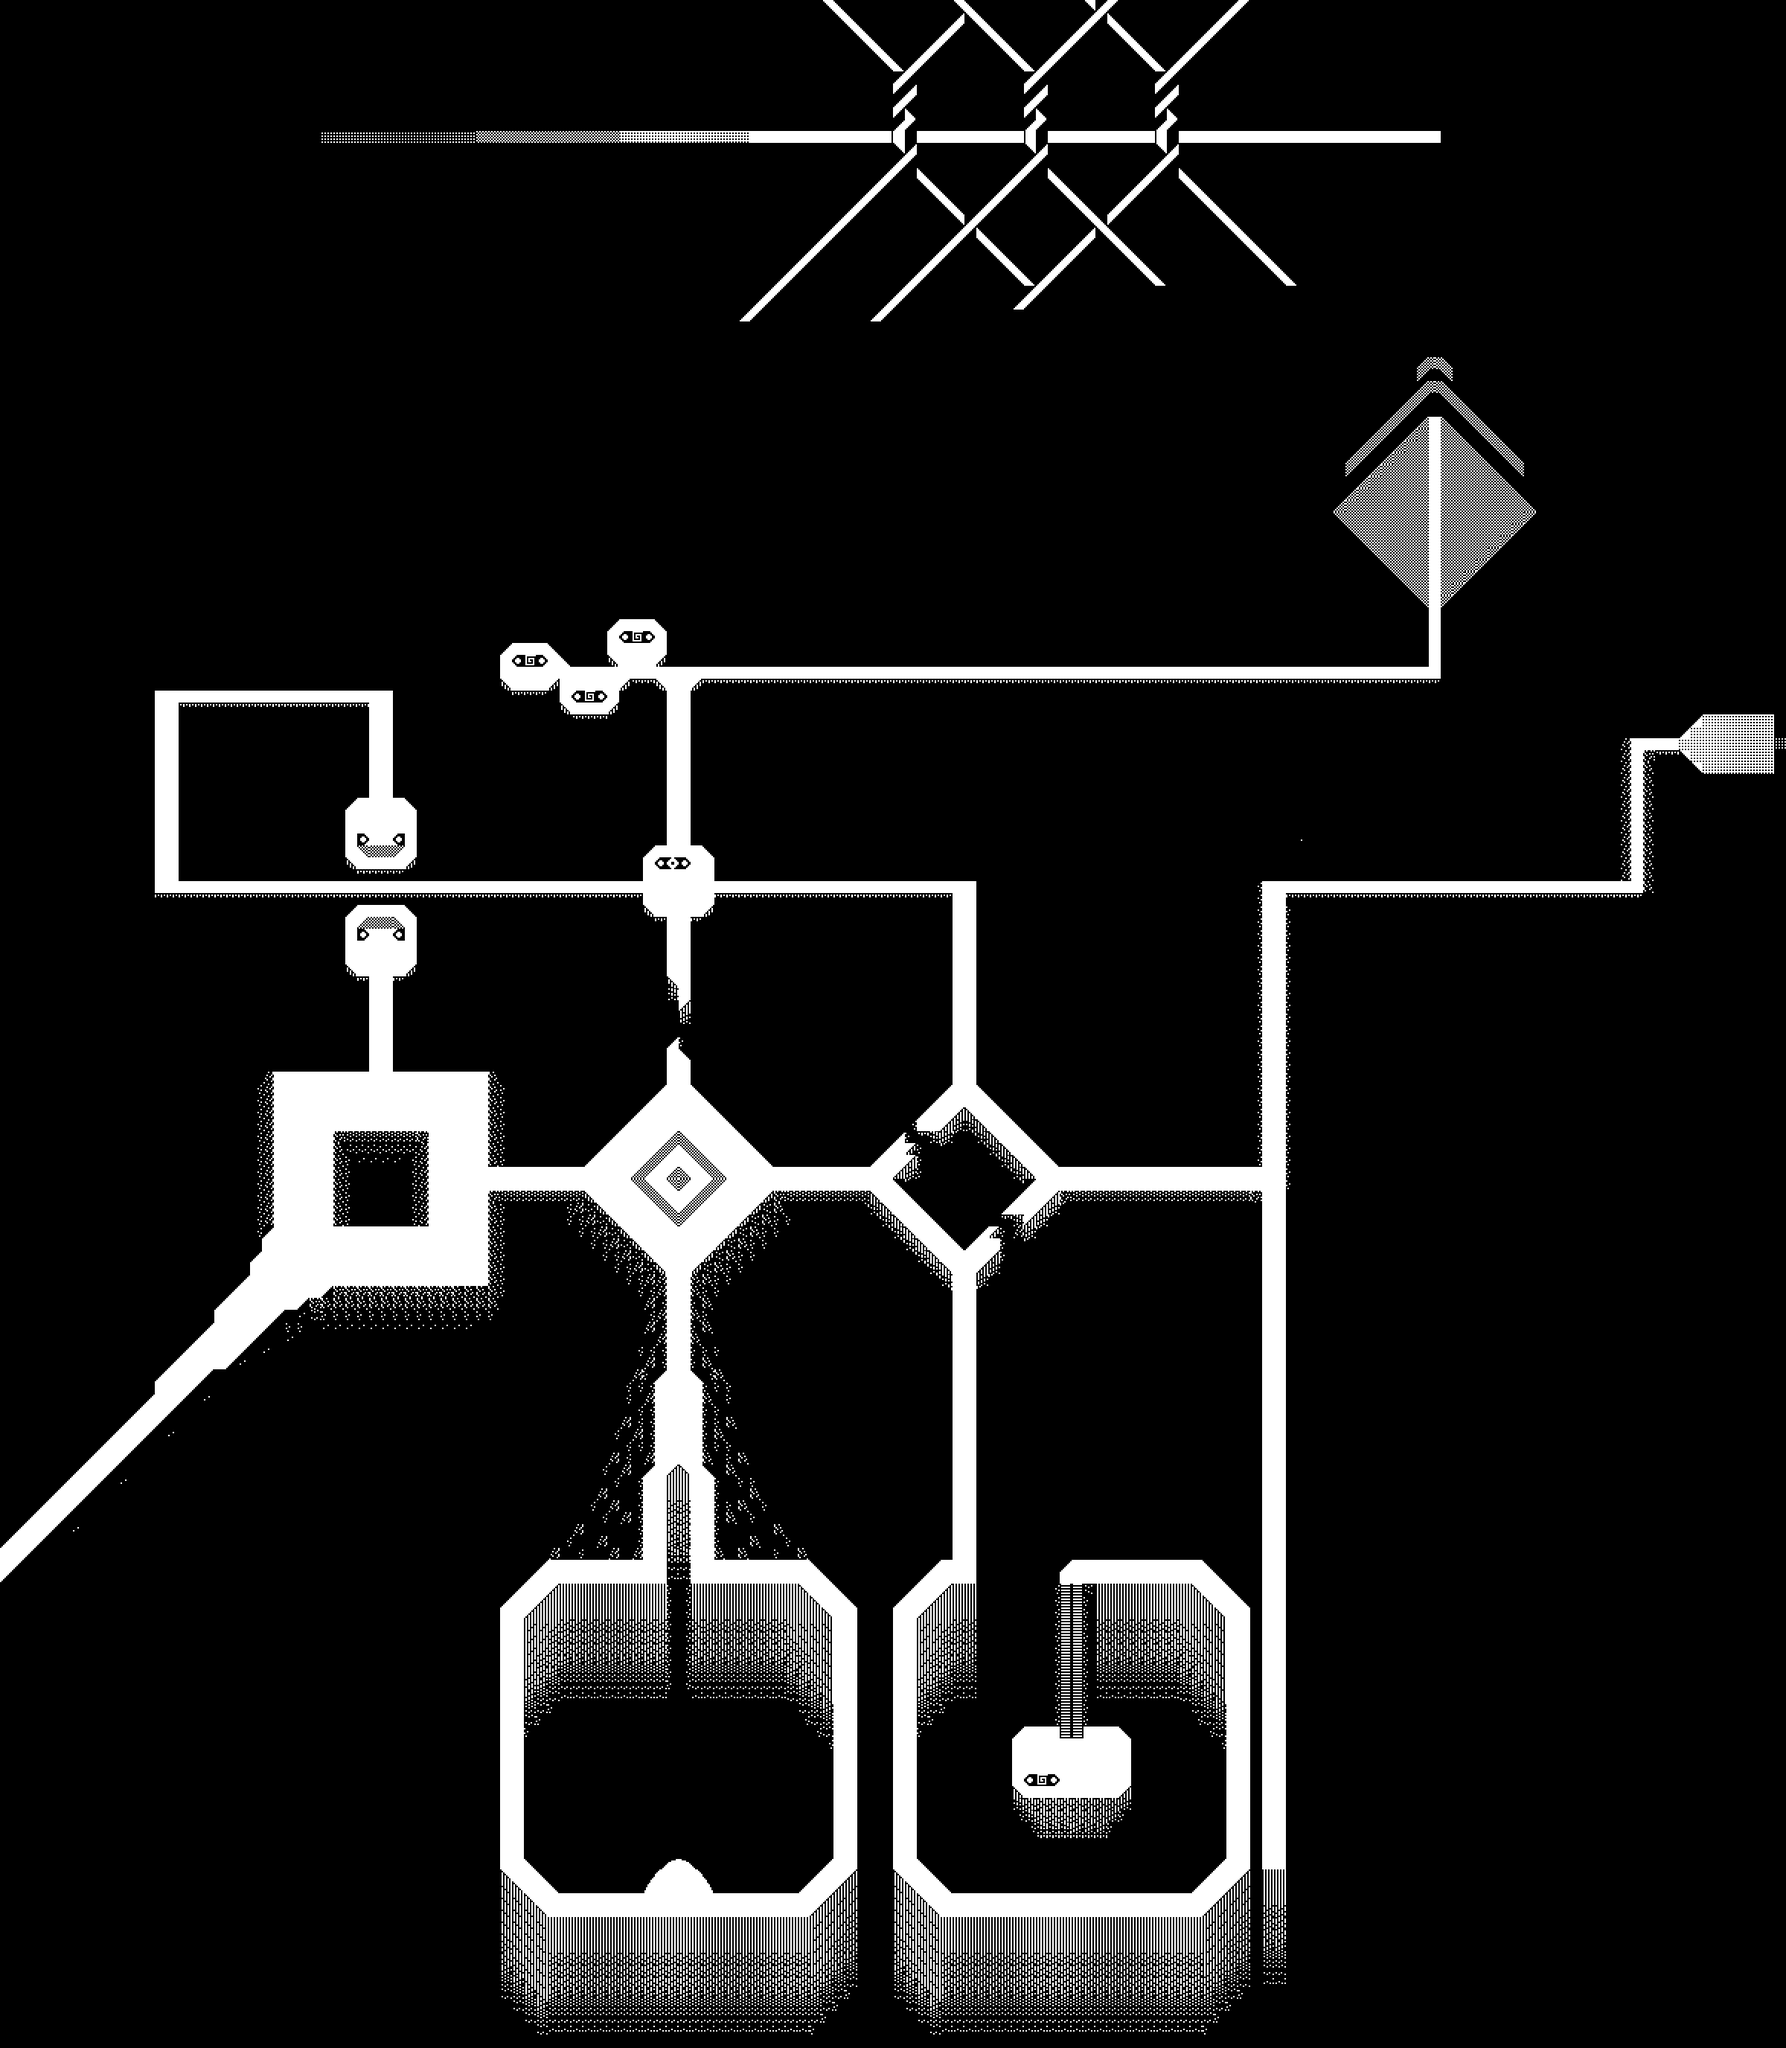

Tiled map render using the project's own tile images. Description and the map definition, with tile-layer contents summarised, below:
An orthogonal 150x172 tile map with 16x16 px tiles, 3 tile layers (background, blocked, overground), 3 tilesets and 44 objects (31x treeB, 4x door, sign, return, wheel, ...).

<map version="1.0" tiledversion="1.1.5" orientation="orthogonal" renderorder="right-down" width="150" height="172" tilewidth="16" tileheight="16" infinite="0" nextobjectid="89">
 <tileset firstgid="1" name="map_tileset" tilewidth="16" tileheight="16" tilecount="180" columns="20">
  <image source="../images/tileset3s.png" width="320" height="144" />
 </tileset>
 <tileset firstgid="181" name="ancientTree" tilewidth="16" tileheight="16" tilecount="800" columns="20">
  <image source="../images/tree.png" width="320" height="640" />
  <tile id="1">
   <animation>
    <frame tileid="1" duration="250" />
    <frame tileid="2" duration="256" />
   </animation>
  </tile>
  <tile id="2">
   <animation>
    <frame tileid="1" duration="298" />
    <frame tileid="2" duration="305" />
   </animation>
  </tile>
  <tile id="21">
   <animation>
    <frame tileid="21" duration="300" />
    <frame tileid="22" duration="303" />
   </animation>
  </tile>
  <tile id="22">
   <animation>
    <frame tileid="21" duration="400" />
    <frame tileid="22" duration="404" />
   </animation>
  </tile>
  <tile id="41">
   <animation>
    <frame tileid="41" duration="399" />
    <frame tileid="42" duration="397" />
   </animation>
  </tile>
  <tile id="42">
   <animation>
    <frame tileid="41" duration="403" />
    <frame tileid="42" duration="400" />
   </animation>
  </tile>
  <tile id="45">
   <animation>
    <frame tileid="45" duration="399" />
    <frame tileid="445" duration="407" />
   </animation>
  </tile>
  <tile id="46">
   <animation>
    <frame tileid="446" duration="406" />
    <frame tileid="46" duration="398" />
   </animation>
  </tile>
  <tile id="61">
   <animation>
    <frame tileid="61" duration="396" />
    <frame tileid="62" duration="394" />
   </animation>
  </tile>
  <tile id="62">
   <animation>
    <frame tileid="61" duration="401" />
    <frame tileid="62" duration="403" />
   </animation>
  </tile>
  <tile id="64">
   <animation>
    <frame tileid="64" duration="400" />
    <frame tileid="464" duration="406" />
   </animation>
  </tile>
  <tile id="65">
   <animation>
    <frame tileid="65" duration="398" />
    <frame tileid="465" duration="400" />
   </animation>
  </tile>
  <tile id="66">
   <animation>
    <frame tileid="66" duration="398" />
    <frame tileid="466" duration="405" />
   </animation>
  </tile>
  <tile id="83">
   <animation>
    <frame tileid="83" duration="400" />
    <frame tileid="83" duration="404" />
   </animation>
  </tile>
  <tile id="84">
   <animation>
    <frame tileid="84" duration="400" />
    <frame tileid="484" duration="405" />
   </animation>
  </tile>
  <tile id="85">
   <animation>
    <frame tileid="85" duration="399" />
    <frame tileid="485" duration="400" />
   </animation>
  </tile>
  <tile id="86">
   <animation>
    <frame tileid="86" duration="398" />
    <frame tileid="486" duration="404" />
   </animation>
  </tile>
  <tile id="103">
   <animation>
    <frame tileid="103" duration="400" />
    <frame tileid="503" duration="403" />
   </animation>
  </tile>
  <tile id="104">
   <animation>
    <frame tileid="104" duration="400" />
    <frame tileid="504" duration="404" />
   </animation>
  </tile>
  <tile id="105">
   <animation>
    <frame tileid="105" duration="399" />
    <frame tileid="505" duration="400" />
   </animation>
  </tile>
  <tile id="106">
   <animation>
    <frame tileid="106" duration="398" />
    <frame tileid="506" duration="403" />
   </animation>
  </tile>
  <tile id="123">
   <animation>
    <frame tileid="123" duration="400" />
    <frame tileid="523" duration="402" />
   </animation>
  </tile>
  <tile id="124">
   <animation>
    <frame tileid="124" duration="400" />
    <frame tileid="524" duration="403" />
   </animation>
  </tile>
  <tile id="125">
   <animation>
    <frame tileid="125" duration="400" />
    <frame tileid="525" duration="402" />
   </animation>
  </tile>
  <tile id="126">
   <animation>
    <frame tileid="126" duration="398" />
    <frame tileid="526" duration="402" />
   </animation>
  </tile>
  <tile id="143">
   <animation>
    <frame tileid="143" duration="400" />
    <frame tileid="523" duration="401" />
   </animation>
  </tile>
  <tile id="144">
   <animation>
    <frame tileid="544" duration="400" />
    <frame tileid="144" duration="402" />
   </animation>
  </tile>
  <tile id="145">
   <animation>
    <frame tileid="145" duration="400" />
    <frame tileid="545" duration="401" />
   </animation>
  </tile>
  <tile id="146">
   <animation>
    <frame tileid="146" duration="398" />
    <frame tileid="546" duration="401" />
   </animation>
  </tile>
  <tile id="163">
   <animation>
    <frame tileid="163" duration="400" />
    <frame tileid="563" duration="400" />
   </animation>
  </tile>
  <tile id="164">
   <animation>
    <frame tileid="164" duration="400" />
    <frame tileid="564" duration="401" />
   </animation>
  </tile>
  <tile id="165">
   <animation>
    <frame tileid="565" duration="400" />
    <frame tileid="165" duration="400" />
   </animation>
  </tile>
  <tile id="166">
   <animation>
    <frame tileid="166" duration="398" />
    <frame tileid="566" duration="400" />
   </animation>
  </tile>
  <tile id="184">
   <animation>
    <frame tileid="184" duration="400" />
    <frame tileid="584" duration="400" />
   </animation>
  </tile>
  <tile id="185">
   <animation>
    <frame tileid="185" duration="399" />
    <frame tileid="585" duration="400" />
   </animation>
  </tile>
  <tile id="186">
   <animation>
    <frame tileid="186" duration="398" />
    <frame tileid="586" duration="399" />
   </animation>
  </tile>
 </tileset>
 <tileset firstgid="981" name="ancientTree" tilewidth="16" tileheight="16" tilecount="800" columns="20">
  <image source="../images/tree.png" width="320" height="640" />
  <tile id="1">
   <animation>
    <frame tileid="1" duration="250" />
    <frame tileid="2" duration="256" />
   </animation>
  </tile>
  <tile id="2">
   <animation>
    <frame tileid="1" duration="298" />
    <frame tileid="2" duration="305" />
   </animation>
  </tile>
  <tile id="21">
   <animation>
    <frame tileid="21" duration="300" />
    <frame tileid="22" duration="303" />
   </animation>
  </tile>
  <tile id="22">
   <animation>
    <frame tileid="21" duration="400" />
    <frame tileid="22" duration="404" />
   </animation>
  </tile>
  <tile id="41">
   <animation>
    <frame tileid="41" duration="399" />
    <frame tileid="42" duration="397" />
   </animation>
  </tile>
  <tile id="42">
   <animation>
    <frame tileid="41" duration="403" />
    <frame tileid="42" duration="400" />
   </animation>
  </tile>
  <tile id="45">
   <animation>
    <frame tileid="45" duration="399" />
    <frame tileid="445" duration="407" />
   </animation>
  </tile>
  <tile id="46">
   <animation>
    <frame tileid="446" duration="406" />
    <frame tileid="46" duration="398" />
   </animation>
  </tile>
  <tile id="61">
   <animation>
    <frame tileid="61" duration="396" />
    <frame tileid="62" duration="394" />
   </animation>
  </tile>
  <tile id="62">
   <animation>
    <frame tileid="61" duration="401" />
    <frame tileid="62" duration="403" />
   </animation>
  </tile>
  <tile id="64">
   <animation>
    <frame tileid="64" duration="400" />
    <frame tileid="464" duration="406" />
   </animation>
  </tile>
  <tile id="65">
   <animation>
    <frame tileid="65" duration="398" />
    <frame tileid="465" duration="400" />
   </animation>
  </tile>
  <tile id="66">
   <animation>
    <frame tileid="66" duration="398" />
    <frame tileid="466" duration="405" />
   </animation>
  </tile>
  <tile id="83">
   <animation>
    <frame tileid="83" duration="400" />
    <frame tileid="83" duration="404" />
   </animation>
  </tile>
  <tile id="84">
   <animation>
    <frame tileid="84" duration="400" />
    <frame tileid="484" duration="405" />
   </animation>
  </tile>
  <tile id="85">
   <animation>
    <frame tileid="85" duration="399" />
    <frame tileid="485" duration="400" />
   </animation>
  </tile>
  <tile id="86">
   <animation>
    <frame tileid="86" duration="398" />
    <frame tileid="486" duration="404" />
   </animation>
  </tile>
  <tile id="103">
   <animation>
    <frame tileid="103" duration="400" />
    <frame tileid="503" duration="403" />
   </animation>
  </tile>
  <tile id="104">
   <animation>
    <frame tileid="104" duration="400" />
    <frame tileid="504" duration="404" />
   </animation>
  </tile>
  <tile id="105">
   <animation>
    <frame tileid="105" duration="399" />
    <frame tileid="505" duration="400" />
   </animation>
  </tile>
  <tile id="106">
   <animation>
    <frame tileid="106" duration="398" />
    <frame tileid="506" duration="403" />
   </animation>
  </tile>
  <tile id="123">
   <animation>
    <frame tileid="123" duration="400" />
    <frame tileid="523" duration="402" />
   </animation>
  </tile>
  <tile id="124">
   <animation>
    <frame tileid="124" duration="400" />
    <frame tileid="524" duration="403" />
   </animation>
  </tile>
  <tile id="125">
   <animation>
    <frame tileid="125" duration="400" />
    <frame tileid="525" duration="402" />
   </animation>
  </tile>
  <tile id="126">
   <animation>
    <frame tileid="126" duration="398" />
    <frame tileid="526" duration="402" />
   </animation>
  </tile>
  <tile id="143">
   <animation>
    <frame tileid="143" duration="400" />
    <frame tileid="523" duration="401" />
   </animation>
  </tile>
  <tile id="144">
   <animation>
    <frame tileid="544" duration="400" />
    <frame tileid="144" duration="402" />
   </animation>
  </tile>
  <tile id="145">
   <animation>
    <frame tileid="145" duration="400" />
    <frame tileid="545" duration="401" />
   </animation>
  </tile>
  <tile id="146">
   <animation>
    <frame tileid="146" duration="398" />
    <frame tileid="546" duration="401" />
   </animation>
  </tile>
  <tile id="163">
   <animation>
    <frame tileid="163" duration="400" />
    <frame tileid="563" duration="400" />
   </animation>
  </tile>
  <tile id="164">
   <animation>
    <frame tileid="164" duration="400" />
    <frame tileid="564" duration="401" />
   </animation>
  </tile>
  <tile id="165">
   <animation>
    <frame tileid="565" duration="400" />
    <frame tileid="165" duration="400" />
   </animation>
  </tile>
  <tile id="166">
   <animation>
    <frame tileid="166" duration="398" />
    <frame tileid="566" duration="400" />
   </animation>
  </tile>
  <tile id="184">
   <animation>
    <frame tileid="184" duration="400" />
    <frame tileid="584" duration="400" />
   </animation>
  </tile>
  <tile id="185">
   <animation>
    <frame tileid="185" duration="399" />
    <frame tileid="585" duration="400" />
   </animation>
  </tile>
  <tile id="186">
   <animation>
    <frame tileid="186" duration="398" />
    <frame tileid="586" duration="399" />
   </animation>
  </tile>
 </tileset>
 <layer name="background" width="150" height="172">
  <properties>
   <property name="tileset" value="map_tileset" />
  </properties>
  <data>[25800 cells, 24286 non-empty, 34 distinct tile ids]</data>
 </layer>
 <layer name="blocked" width="150" height="172">
  <properties>
   <property name="collision" type="bool" value="true" />
   <property name="tileset" value="map_tileset" />
  </properties>
  <data>[25800 cells, 23664 non-empty, 43 distinct tile ids]</data>
 </layer>
 <objectgroup name="objects">
  <properties>
   <property name="tileset" value="map_tileset" />
  </properties>
  <object id="20" name="sign" type="sign" x="400" y="1680" width="16" height="16">
   <properties>
    <property name="group" value="npcs" />
    <property name="message" value="sign3_message" />
    <property name="texture" value="sign_spritesheet" />
   </properties>
  </object>
  <object id="32" name="return" type="return" x="0" y="2080" width="16" height="16">
   <properties>
    <property name="group" value="returns" />
    <property name="previous_level" value="act2b" />
   </properties>
  </object>
  <object id="35" name="wheel" type="wheel" x="1480" y="2392">
   <properties>
    <property name="group" value="items" />
    <property name="message" value="wheel_message" />
    <property name="texture" value="wheel_spritesheet" />
   </properties>
  </object>
  <object id="40" name="ankh" type="ankh" x="512" y="1256">
   <properties>
    <property name="group" value="items" />
    <property name="message" value="ankh_message" />
    <property name="texture" value="ankh_spritesheet" />
   </properties>
  </object>
  <object id="42" name="astrolabe" type="astrolabe" x="512" y="1120">
   <properties>
    <property name="group" value="items" />
    <property name="message" value="astrolabe_message" />
    <property name="texture" value="astrolabe_spritesheet" />
   </properties>
  </object>
  <object id="43" name="scope" type="scope" x="1712" y="2496">
   <properties>
    <property name="group" value="items" />
    <property name="message" value="scope_message" />
    <property name="texture" value="scope_spritesheet" />
   </properties>
  </object>
  <object id="45" name="synth" type="synth" x="824" y="1192">
   <properties>
    <property name="group" value="items" />
    <property name="message" value="synth_message" />
    <property name="texture" value="synth_spritesheet" />
   </properties>
  </object>
  <object id="48" name="door" type="door" x="1392" y="2384" width="16" height="16">
   <properties>
    <property name="group" value="doors" />
    <property name="next_level" value="act3b" />
   </properties>
  </object>
  <object id="50" name="player" type="player" x="2368" y="992" width="16" height="16">
   <properties>
    <property name="group" value="players" />
    <property name="texture" value="player_spritesheet" />
    <property name="walking_speed" value="200" />
   </properties>
  </object>
  <object id="51" name="final" type="finalCat" x="32" y="176" width="16" height="16">
   <properties>
    <property name="group" value="npcs" />
    <property name="message" value="final1_message" />
    <property name="texture" value="cat_spritesheet" />
   </properties>
  </object>
  <object id="52" name="door" type="door" x="784" y="928" width="16" height="16">
   <properties>
    <property name="group" value="doors" />
    <property name="next_level" value="act1" />
   </properties>
  </object>
  <object id="53" name="door" type="door" x="848" y="848" width="16" height="16">
   <properties>
    <property name="group" value="doors" />
    <property name="next_level" value="act2" />
   </properties>
  </object>
  <object id="54" name="treeB" type="treeB" x="1704" y="1192" width="16" height="16">
   <properties>
    <property name="group" value="npcs" />
    <property name="message1B" value="treeB1_message" />
   </properties>
  </object>
  <object id="55" name="door" type="door" x="704" y="880" width="16" height="16">
   <properties>
    <property name="group" value="doors" />
    <property name="next_level" value="act3b" />
   </properties>
  </object>
  <object id="57" name="treeB" type="treeB" x="1704" y="1576" width="16" height="16">
   <properties>
    <property name="group" value="npcs" />
    <property name="message2B" value="treeB2_message" />
   </properties>
  </object>
  <object id="58" name="treeB" type="treeB" x="1560" y="1576" width="16" height="16">
   <properties>
    <property name="group" value="npcs" />
    <property name="message3B" value="treeB3_message" />
   </properties>
  </object>
  <object id="59" name="treeB" type="treeB" x="1416" y="1576" width="16" height="16">
   <properties>
    <property name="group" value="npcs" />
    <property name="message4B" value="treeB4_message" />
   </properties>
  </object>
  <object id="60" name="treeB" type="treeB" x="1152" y="1184" width="16" height="16">
   <properties>
    <property name="group" value="npcs" />
    <property name="message5B" value="treeB5_message" />
   </properties>
  </object>
  <object id="61" name="treeB" type="treeB" x="976" y="1184" width="16" height="16">
   <properties>
    <property name="group" value="npcs" />
    <property name="message6B" value="treeB6_message" />
   </properties>
  </object>
  <object id="62" name="treeB" type="treeB" x="960" y="1184" width="16" height="16">
   <properties>
    <property name="group" value="npcs" />
    <property name="message7B" value="treeB7_message" />
   </properties>
  </object>
  <object id="63" name="treeB" type="treeB" x="904" y="1088" width="16" height="16">
   <properties>
    <property name="group" value="npcs" />
    <property name="message8B" value="treeB8_message" />
   </properties>
  </object>
  <object id="64" name="treeB" type="treeB" x="904" y="1072" width="16" height="16">
   <properties>
    <property name="group" value="npcs" />
    <property name="message9B" value="treeB9_message" />
   </properties>
  </object>
  <object id="65" name="treeB" type="treeB" x="904" y="1056" width="16" height="16">
   <properties>
    <property name="group" value="npcs" />
    <property name="message10B" value="treeB10_message" />
   </properties>
  </object>
  <object id="66" name="treeB" type="treeB" x="904" y="1040" width="16" height="16">
   <properties>
    <property name="group" value="npcs" />
    <property name="message11B" value="treeB11_message" />
   </properties>
  </object>
  <object id="67" name="treeB" type="treeB" x="904" y="1024" width="16" height="16">
   <properties>
    <property name="group" value="npcs" />
    <property name="message12B" value="treeB12_message" />
   </properties>
  </object>
  <object id="69" name="treeB" type="treeB" x="904" y="1008" width="16" height="16">
   <properties>
    <property name="group" value="npcs" />
    <property name="message13B" value="treeB13_message" />
   </properties>
  </object>
  <object id="70" name="treeB" type="treeB" x="904" y="992" width="16" height="16">
   <properties>
    <property name="group" value="npcs" />
    <property name="message14B" value="treeB14_message" />
   </properties>
  </object>
  <object id="71" name="treeB" type="treeB" x="904" y="976" width="16" height="16">
   <properties>
    <property name="group" value="npcs" />
    <property name="message15B" value="treeB15_message" />
   </properties>
  </object>
  <object id="72" name="treeB" type="treeB" x="904" y="960" width="16" height="16">
   <properties>
    <property name="group" value="npcs" />
    <property name="message16B" value="treeB16_message" />
   </properties>
  </object>
  <object id="73" name="treeB" type="treeB" x="904" y="944" width="16" height="16">
   <properties>
    <property name="group" value="npcs" />
    <property name="message17B" value="treeB17_message" />
   </properties>
  </object>
  <object id="74" name="treeB" type="treeB" x="904" y="928" width="16" height="16">
   <properties>
    <property name="group" value="npcs" />
    <property name="message18B" value="treeB18_message" />
   </properties>
  </object>
  <object id="75" name="treeB" type="treeB" x="1040" y="896" width="16" height="16">
   <properties>
    <property name="group" value="npcs" />
    <property name="message19B" value="treeB19_message" />
   </properties>
  </object>
  <object id="76" name="treeB" type="treeB" x="1104" y="896" width="16" height="16">
   <properties>
    <property name="group" value="npcs" />
    <property name="message20B" value="treeB20_message" />
   </properties>
  </object>
  <object id="77" name="treeB" type="treeB" x="1168" y="896" width="16" height="16">
   <properties>
    <property name="group" value="npcs" />
    <property name="message21B" value="treeB21_message" />
   </properties>
  </object>
  </objectgroup>
 <layer name="overground" width="150" height="172">
  <properties>
   <property name="tileset" value="map_tileset" />
  </properties>
  <data>[25800 cells, 57 non-empty, 12 distinct tile ids]</data>
 </layer>
</map>
<!-- 10 of 44 objects omitted -->
